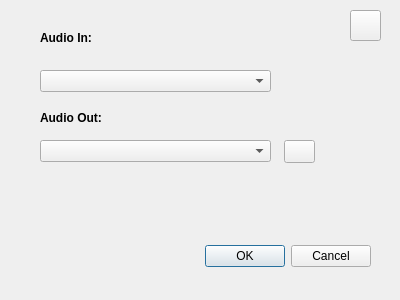
<?xml version="1.0" encoding="UTF-8"?>
<ui version="4.0">
 <class>Dialog</class>
 <widget class="QDialog" name="Dialog">
  <property name="geometry">
   <rect>
    <x>0</x>
    <y>0</y>
    <width>400</width>
    <height>300</height>
   </rect>
  </property>
  <property name="windowTitle">
   <string>Dialog</string>
  </property>
  <widget class="QDialogButtonBox" name="buttonBox_audio">
   <property name="geometry">
    <rect>
     <x>30</x>
     <y>240</y>
     <width>341</width>
     <height>32</height>
    </rect>
   </property>
   <property name="orientation">
    <enum>Qt::Horizontal</enum>
   </property>
   <property name="standardButtons">
    <set>QDialogButtonBox::Cancel|QDialogButtonBox::Ok</set>
   </property>
  </widget>
  <widget class="QComboBox" name="comboBox_audio_in">
   <property name="geometry">
    <rect>
     <x>40</x>
     <y>70</y>
     <width>231</width>
     <height>22</height>
    </rect>
   </property>
  </widget>
  <widget class="QLabel" name="label_audio_in">
   <property name="geometry">
    <rect>
     <x>40</x>
     <y>30</y>
     <width>51</width>
     <height>16</height>
    </rect>
   </property>
   <property name="font">
    <font>
     <weight>75</weight>
     <bold>true</bold>
    </font>
   </property>
   <property name="text">
    <string>Audio In:</string>
   </property>
  </widget>
  <widget class="QLabel" name="label_audio_out">
   <property name="geometry">
    <rect>
     <x>40</x>
     <y>110</y>
     <width>61</width>
     <height>16</height>
    </rect>
   </property>
   <property name="font">
    <font>
     <weight>75</weight>
     <bold>true</bold>
    </font>
   </property>
   <property name="text">
    <string>Audio Out:</string>
   </property>
  </widget>
  <widget class="QComboBox" name="comboBox_audio_out">
   <property name="geometry">
    <rect>
     <x>40</x>
     <y>140</y>
     <width>231</width>
     <height>22</height>
    </rect>
   </property>
  </widget>
  <widget class="QPushButton" name="pushButton">
   <property name="geometry">
    <rect>
     <x>350</x>
     <y>10</y>
     <width>31</width>
     <height>31</height>
    </rect>
   </property>
   <property name="text">
    <string/>
   </property>
   <property name="icon">
    <iconset>
     <normaloff>refresh.ico</normaloff>refresh.ico</iconset>
   </property>
  </widget>
  <widget class="QPushButton" name="PlayBtnTest">
   <property name="geometry">
    <rect>
     <x>284</x>
     <y>140</y>
     <width>31</width>
     <height>23</height>
    </rect>
   </property>
   <property name="text">
    <string/>
   </property>
   <property name="icon">
    <iconset>
     <normaloff>Play.ico</normaloff>Play.ico</iconset>
   </property>
  </widget>
 </widget>
 <resources/>
 <connections>
  <connection>
   <sender>buttonBox_audio</sender>
   <signal>accepted()</signal>
   <receiver>Dialog</receiver>
   <slot>accept()</slot>
   <hints>
    <hint type="sourcelabel">
     <x>248</x>
     <y>254</y>
    </hint>
    <hint type="destinationlabel">
     <x>157</x>
     <y>274</y>
    </hint>
   </hints>
  </connection>
  <connection>
   <sender>buttonBox_audio</sender>
   <signal>rejected()</signal>
   <receiver>Dialog</receiver>
   <slot>reject()</slot>
   <hints>
    <hint type="sourcelabel">
     <x>316</x>
     <y>260</y>
    </hint>
    <hint type="destinationlabel">
     <x>286</x>
     <y>274</y>
    </hint>
   </hints>
  </connection>
 </connections>
</ui>
